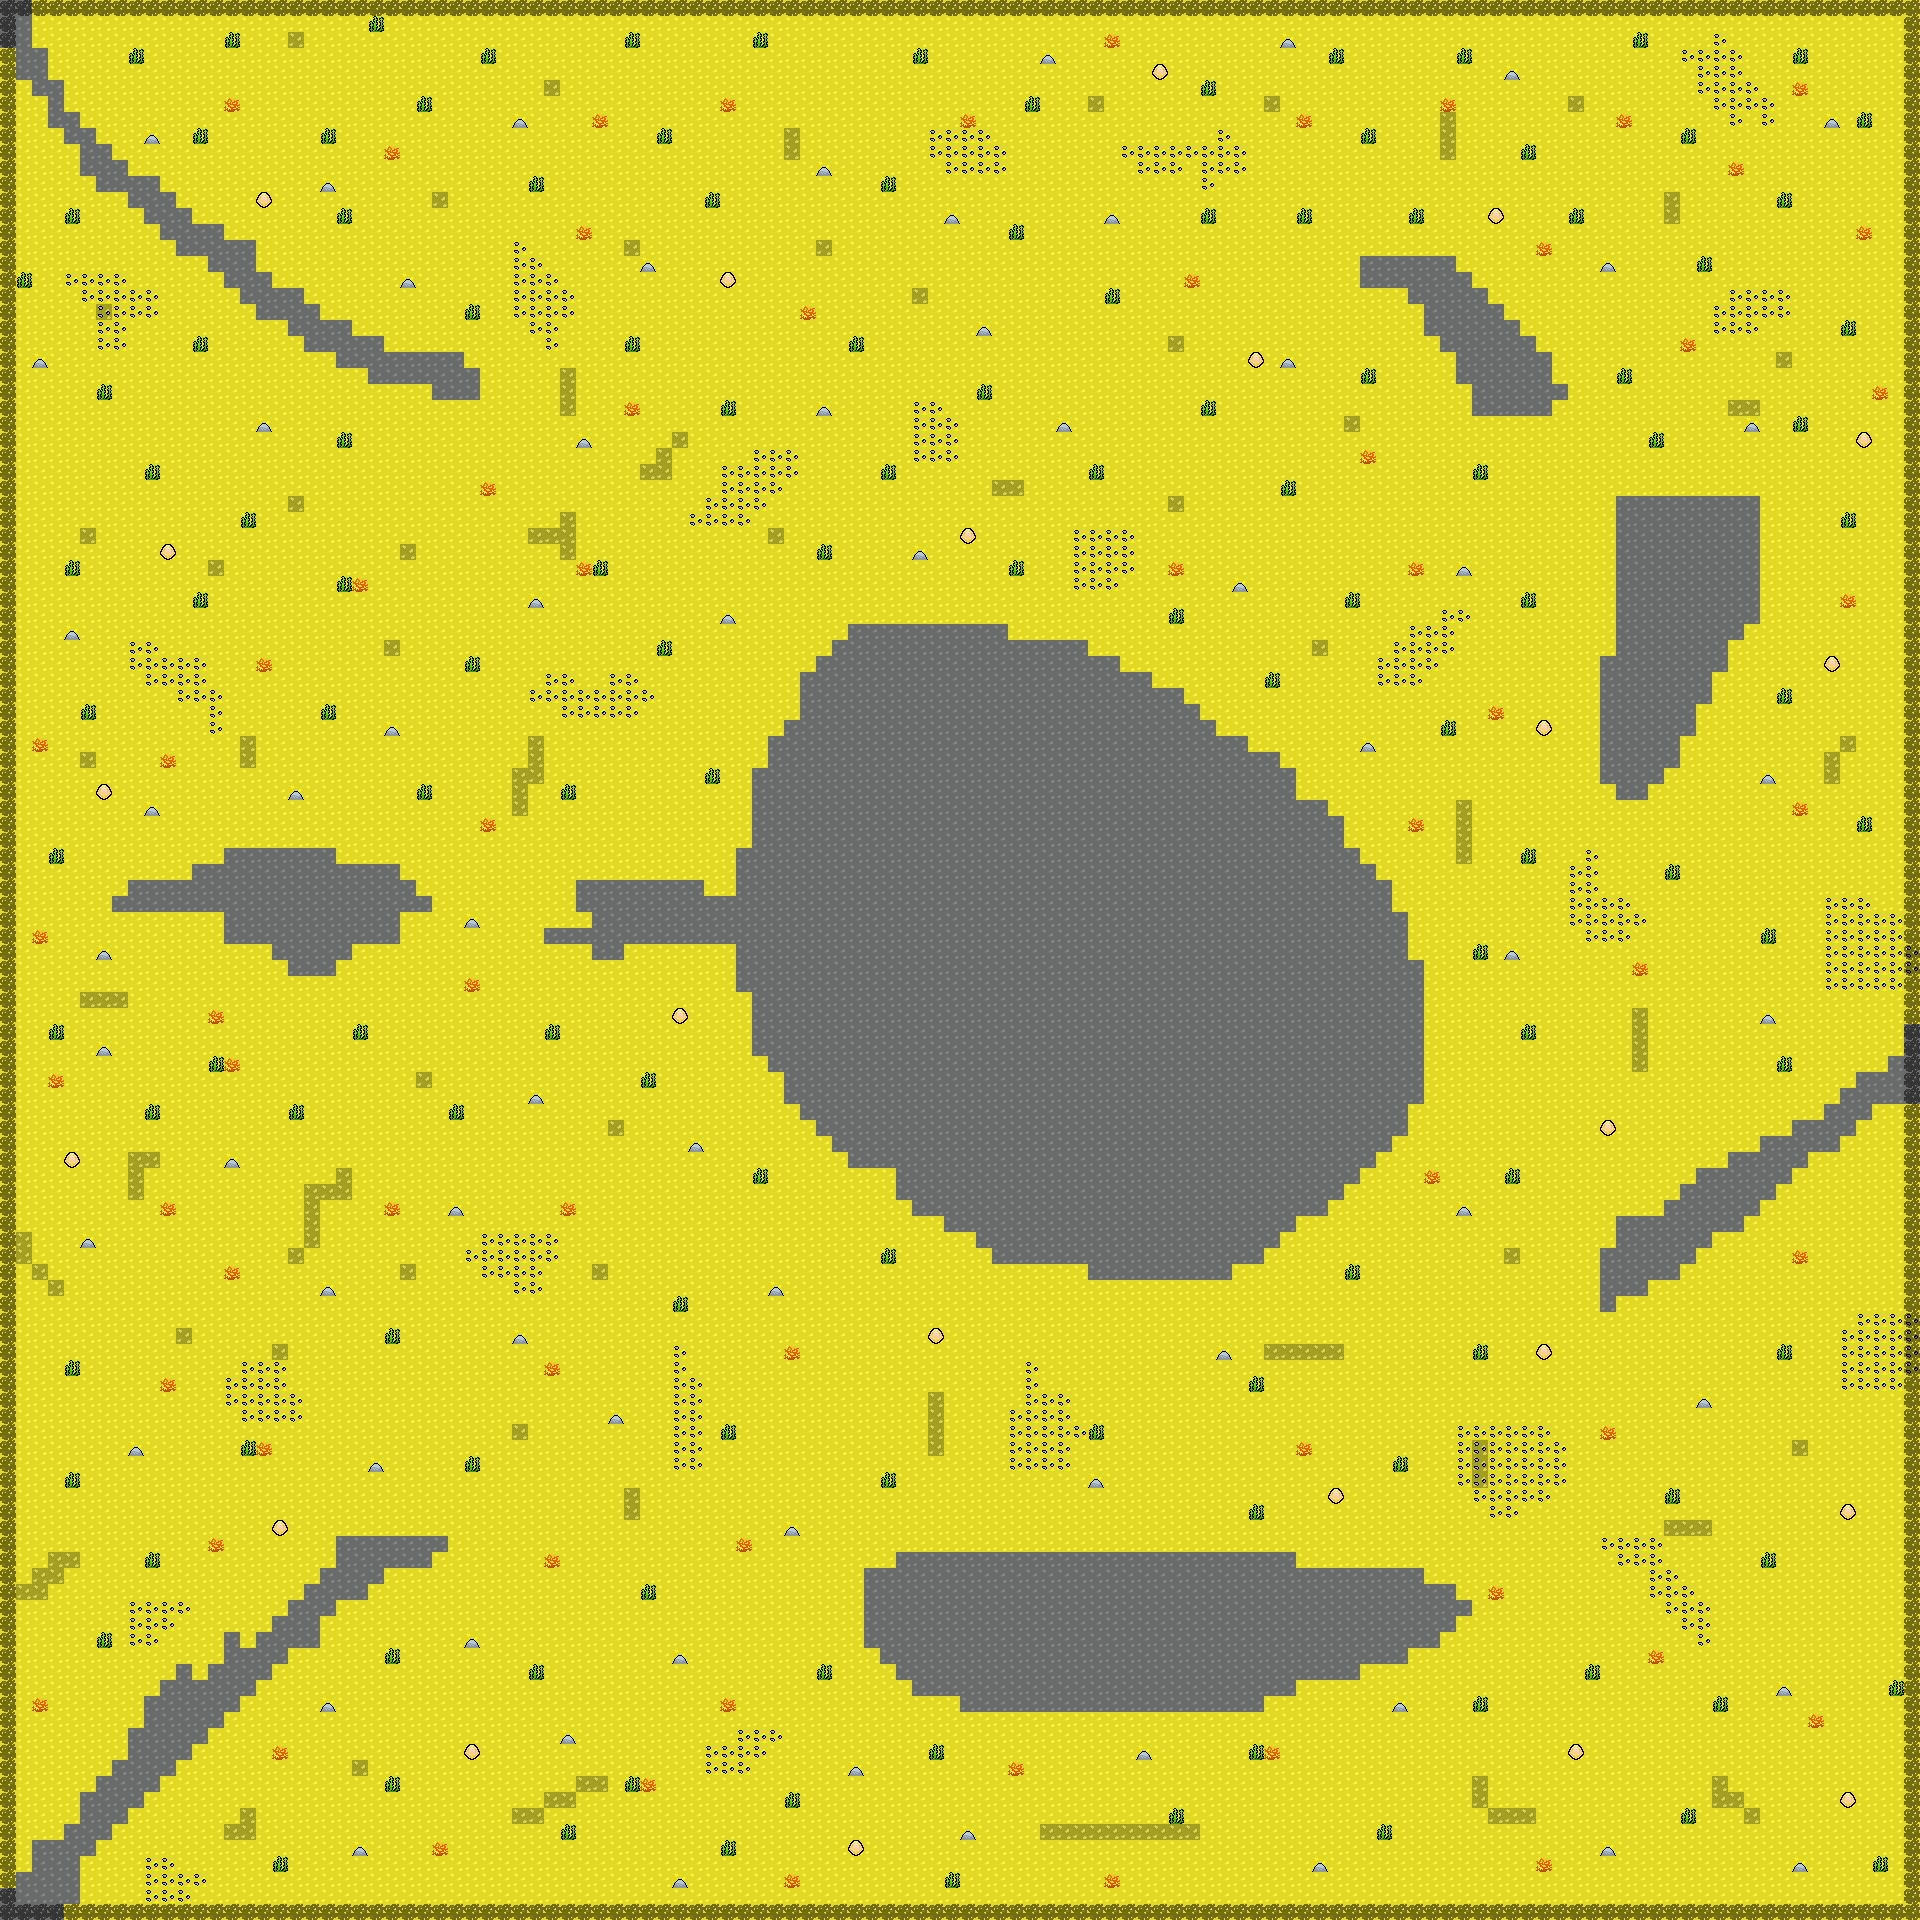

This is a level from a 2D game, rendered from its Tiled map with the project's own tilesets. A one-line summary and the map file follow, with tile-layer data summarised:
An orthogonal 120x120 tile map with 16x16 px tiles, 6 tile layers (Tile Layer 1, Tile Layer 2, Tile Layer 3, Tile Layer 4, ...) and 185 objects.

<map version="1.10" tiledversion="1.10.2" orientation="orthogonal" renderorder="right-down" width="120" height="120" tilewidth="16" tileheight="16" infinite="0" nextlayerid="10" nextobjectid="436">
 <tileset firstgid="1" name="tilesetforFishGameJam" tilewidth="16" tileheight="16" tilecount="90" columns="10">
  <image source="tilesetforFishGameJam.png" width="160" height="144" />
 </tileset>
 <layer id="1" name="Tile Layer 1" width="120" height="120">
  <data>[14400 cells, 14400 non-empty, 3 distinct tile ids]</data>
 </layer>
 <layer id="2" name="Tile Layer 2" width="120" height="120">
  <data>[14400 cells, 201 non-empty, 2 distinct tile ids]</data>
 </layer>
 <layer id="4" name="Tile Layer 3" width="120" height="120">
  <data>[14400 cells, 0 non-empty, 0 distinct tile ids]</data>
 </layer>
 <layer id="5" name="Tile Layer 4" width="120" height="120">
  <data>[14400 cells, 67 non-empty, 1 distinct tile ids]</data>
 </layer>
 <layer id="7" name="Tile Layer 5" width="120" height="120">
  <data>[14400 cells, 430 non-empty, 2 distinct tile ids]</data>
 </layer>
 <layer id="8" name="Tile Layer 6" width="120" height="120" opacity="0.5">
  <data>[14400 cells, 476 non-empty, 1 distinct tile ids]</data>
 </layer>
 <objectgroup id="9" name="Object Layer 1">
  <object id="232" x="0" y="0" width="32" height="48" />
  <object id="233" x="16" y="48" width="32" height="32" />
  <object id="234" x="32" y="80" width="32" height="16" />
  <object id="235" x="48" y="96" width="16" height="32" />
  <object id="236" x="64" y="112" width="16" height="32" />
  <object id="237" x="80" y="128" width="16" height="48" />
  <object id="242" x="96" y="144" width="16" height="48" />
  <object id="243" x="112" y="160" width="16" height="32" />
  <object id="244" x="128" y="176" width="32" height="32" />
  <object id="246" x="144" y="208" width="48" height="16" />
  <object id="247" x="160" y="192" width="16" height="16" />
  <object id="248" x="160" y="224" width="64" height="16" />
  <object id="249" x="176" y="240" width="80" height="16" />
  <object id="250" x="208" y="256" width="48" height="16" />
  <object id="251" x="224" y="272" width="48" height="16" />
  <object id="252" x="240" y="288" width="64" height="16" />
  <object id="253" x="256" y="304" width="64" height="16" />
  <object id="255" x="288" y="320" width="64" height="16" />
  <object id="257" x="304" y="336" width="80" height="16" />
  <object id="258" x="336" y="352" width="128" height="16" />
  <object id="259" x="368" y="368" width="112" height="16" />
  <object id="260" x="432" y="384" width="48" height="16" />
  <object id="261" x="0" y="48" width="16" height="1872" />
  <object id="262" x="64" y="1904" width="1856" height="16" />
  <object id="265" x="1904" y="0" width="16" height="1904" />
  <object id="266" x="32" y="0" width="1872" height="16" />
  <object id="267" x="16" y="1872" width="64" height="32" />
  <object id="269" x="32" y="1840" width="48" height="32" />
  <object id="270" x="64" y="1824" width="48" height="16" />
  <object id="271" x="80" y="1840" width="16" height="16" />
  <object id="272" x="80" y="1792" width="48" height="32" />
  <object id="273" x="128" y="1792" width="16" height="16" />
  <object id="274" x="96" y="1776" width="64" height="16" />
  <object id="275" x="112" y="1760" width="64" height="16" />
  <object id="276" x="128" y="1728" width="64" height="32" />
  <object id="277" x="192" y="1728" width="16" height="16" />
  <object id="278" x="144" y="1696" width="80" height="32" />
  <object id="279" x="160" y="1680" width="96" height="16" />
  <object id="280" x="224" y="1696" width="16" height="16" />
  <object id="281" x="176" y="1664" width="16" height="16" />
  <object id="282" x="208" y="1664" width="64" height="16" />
  <object id="283" x="224" y="1648" width="64" height="16" />
  <object id="284" x="224" y="1632" width="16" height="16" />
  <object id="285" x="256" y="1632" width="64" height="16" />
  <object id="286" x="272" y="1616" width="48" height="16" />
  <object id="287" x="288" y="1600" width="48" height="16" />
  <object id="288" x="304" y="1584" width="64" height="16" />
  <object id="289" x="320" y="1568" width="64" height="16" />
  <object id="290" x="336" y="1536" width="96" height="32" />
  <object id="291" x="432" y="1536" width="16" height="16" />
  <object id="292" x="864" y="1568" width="16" height="80" />
  <object id="294" x="880" y="1648" width="16" height="16" />
  <object id="295" x="896" y="1664" width="16" height="16" />
  <object id="296" x="912" y="1680" width="48" height="16" />
  <object id="297" x="880" y="1568" width="16" height="16" />
  <object id="298" x="896" y="1552" width="400" height="16" />
  <object id="299" x="1296" y="1568" width="128" height="16" />
  <object id="301" x="1424" y="1584" width="32" height="16" />
  <object id="302" x="1456" y="1600" width="16" height="16" />
  <object id="303" x="1440" y="1616" width="16" height="16" />
  <object id="304" x="1408" y="1632" width="32" height="16" />
  <object id="305" x="1360" y="1648" width="48" height="16" />
  <object id="306" x="1296" y="1664" width="64" height="16" />
  <object id="307" x="1264" y="1680" width="32" height="16" />
  <object id="308" x="960" y="1696" width="304" height="16" />
  <object id="309" x="1600" y="1248" width="16" height="64" />
  <object id="310" x="1616" y="1280" width="32" height="16" />
  <object id="311" x="1648" y="1264" width="32" height="16" />
  <object id="312" x="1616" y="1216" width="16" height="32" />
  <object id="313" x="1632" y="1216" width="32" height="16" />
  <object id="314" x="1664" y="1200" width="16" height="16" />
  <object id="315" x="1680" y="1184" width="16" height="16" />
  <object id="316" x="1696" y="1168" width="32" height="16" />
  <object id="317" x="1728" y="1152" width="32" height="16" />
  <object id="318" x="1760" y="1136" width="32" height="16" />
  <object id="319" x="1792" y="1120" width="32" height="16" />
  <object id="320" x="1824" y="1104" width="16" height="16" />
  <object id="321" x="1840" y="1088" width="16" height="16" />
  <object id="322" x="1856" y="1072" width="32" height="16" />
  <object id="323" x="1888" y="1056" width="16" height="16" />
  <object id="324" x="1680" y="1248" width="16" height="16" />
  <object id="325" x="1696" y="1232" width="16" height="16" />
  <object id="326" x="1712" y="1216" width="32" height="16" />
  <object id="327" x="1744" y="1200" width="16" height="16" />
  <object id="328" x="1760" y="1184" width="16" height="16" />
  <object id="329" x="1776" y="1168" width="16" height="16" />
  <object id="330" x="1792" y="1152" width="16" height="16" />
  <object id="332" x="1792" y="1136" width="48" height="16" />
  <object id="333" x="1840" y="1120" width="16" height="16" />
  <object id="334" x="1856" y="1104" width="16" height="16" />
  <object id="335" x="1872" y="1088" width="32" height="16" />
  <object id="336" x="544" y="928" width="48" height="16" />
  <object id="337" x="592" y="944" width="32" height="16" />
  <object id="338" x="576" y="880" width="16" height="32" />
  <object id="339" x="592" y="912" width="16" height="16" />
  <object id="340" x="592" y="880" width="112" height="16" />
  <object id="341" x="624" y="928" width="112" height="16" />
  <object id="342" x="704" y="896" width="32" height="16" />
  <object id="343" x="736" y="848" width="16" height="48" />
  <object id="344" x="752" y="768" width="16" height="80" />
  <object id="345" x="768" y="736" width="16" height="32" />
  <object id="346" x="784" y="720" width="16" height="16" />
  <object id="347" x="800" y="672" width="16" height="48" />
  <object id="348" x="816" y="656" width="16" height="16" />
  <object id="349" x="832" y="642.699" width="12.4383" height="13.3015" />
  </objectgroup>
</map>
<!-- 80 of 185 objects omitted -->
